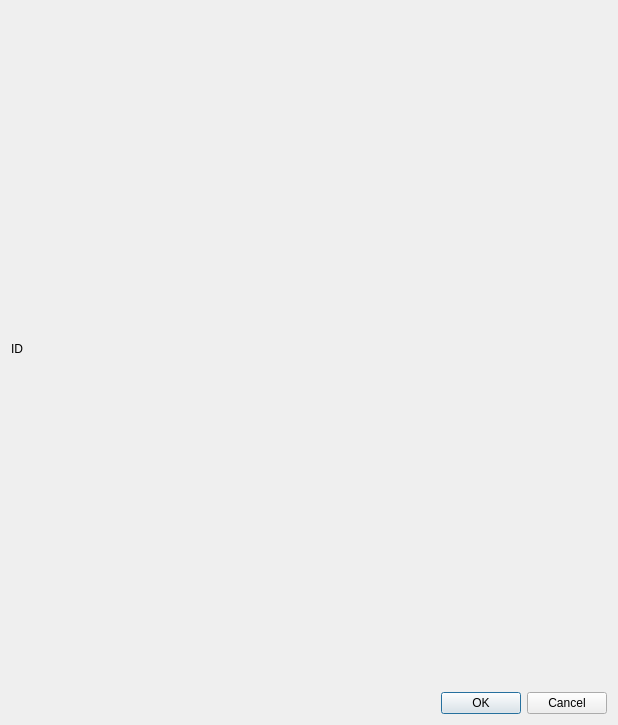
<?xml version="1.0" encoding="UTF-8"?>
<ui version="4.0">
 <class>DialogEdit</class>
 <widget class="QDialog" name="DialogEdit">
  <property name="geometry">
   <rect>
    <x>0</x>
    <y>0</y>
    <width>618</width>
    <height>725</height>
   </rect>
  </property>
  <property name="windowTitle">
   <string>Edit</string>
  </property>
  <layout class="QGridLayout" name="gridLayout_2" rowstretch="0,9,0">
   <item row="2" column="0">
    <widget class="QDialogButtonBox" name="buttonBox">
     <property name="standardButtons">
      <set>QDialogButtonBox::StandardButton::Cancel|QDialogButtonBox::StandardButton::Ok</set>
     </property>
    </widget>
   </item>
   <item row="1" column="0">
    <layout class="QGridLayout" name="gLayEdit"/>
   </item>
   <item row="0" column="0">
    <widget class="QLabel" name="labelID">
     <property name="text">
      <string>ID</string>
     </property>
    </widget>
   </item>
  </layout>
 </widget>
 <resources/>
 <connections/>
</ui>
